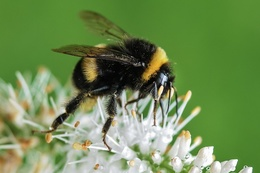
%> input picture SLIC_mex/bee.jpg, 260 x 173 px, shrunk from 640 x 425 before the run
$ octave saliency.m   (GNU Octave 9; MATLAB toolbox functions it lacks are replaced by stand-ins)
%> lines starting %> are read from the running program, lines starting %| are printed output that depends on the picture; in (x1, y1, x2, y2) boxes, pixels count from 0 and x2, y2 are one past the last pixel; in counts of white or black regions, pixels touching at a corner belong together; the program's own positions count from 1
### SLIC_mex/slic.m
% SLIC Simple Linear Iterative Clustering SuperPixels
%
% Implementation of Achanta, Shaji, Smith, Lucchi, Fua and Susstrunk's
% SLIC Superpixels
%
% Usage:   [l, Am, Sp, d] = slic(im, k, m, seRadius, colopt, mw)
%
% Arguments:  im - Image to be segmented.
%              k - Number of desired superpixels. Note that this is nominal
%                  the actual number of superpixels generated will generally
%                  be a bit larger, espiecially if parameter m is small.
%              m - Weighting factor between colour and spatial
%                  differences. Values from about 5 to 40 are useful.  Use a
%                  large value to enforce superpixels with more regular and
%                  smoother shapes. Try a value of 10 to start with.
%       seRadius - Regions morphologically smaller than this are merged with
%                  adjacent regions. Try a value of 1 or 1.5.  Use 0 to
%                  disable.
%         colopt - String 'mean' or 'median' indicating how the cluster
%                  colour centre should be computed. Defaults to 'mean'
%             mw - Optional median filtering window size.  Image compression
%                  can result in noticeable artifacts in the a*b* components
%                  of the image.  Median filtering can reduce this. mw can be
%                  a single value in which case the same median filtering is
%                  applied to each L* a* and b* components.  Alternatively it
%                  can be a 2-vector where mw(1) specifies the median
%                  filtering window to be applied to L* and mw(2) is the
%                  median filtering window to be applied to a* and b*.
%
% Returns:     l - Labeled image of superpixels. Labels range from 1 to k.
%             Am - Adjacency matrix of segments.  Am(i, j) indicates whether
%                  segments labeled i and j are connected/adjacent
%             Sp - Superpixel attribute structure array with fields:
%                   L  - Mean L* value
%                   a  - Mean a* value
%                   b  - Mean b* value
%                   r  - Mean row value
%                   c  - Mean column value
%                   stdL  - Standard deviation of L*
%                   stda  - Standard deviation of a*
%                   stdb  - Standard deviation of b*
%                   N - Number of pixels
%                   edges - List of edge numbers that bound each
%                           superpixel. This field is allocated, but not set,
%                           by SLIC. Use SPEDGES for this.
%              d - Distance image giving the distance each pixel is from its
%                  associated superpixel centre.
%
% It is suggested that use of this function is followed by SPDBSCAN to perform a
% DBSCAN clustering of superpixels.  This results in a simple and fast
% segmentation of an image.
%
% Minor variations from the original algorithm as defined in Achanta et al's
% paper:
%
% - SuperPixel centres are initialised on a hexagonal grid rather than a square
%   one. This results in a segmentation that will be nominally 6-connected
%   which hopefully facilitates any subsequent post-processing that seeks to
%   merge superpixels.
% - Initial cluster positions are not shifted to point of lowest gradient
%   within a 3x3 neighbourhood because this will be rendered irrelevant the
%   first time cluster centres are updated.
%
% Reference: R. Achanta, A. Shaji, K. Smith, A. Lucchi, P. Fua and
% S. Susstrunk. "SLIC Superpixels Compared to State-of-the-Art Superpixel
% Methods"  PAMI. Vol 34 No 11.  November 2012. pp 2274-2281.
%
% See also: SPDBSCAN, MCLEANUPREGIONS, REGIONADJACENCY, DRAWREGIONBOUNDARIES, RGB2LAB

% Copyright (c) 2013 Peter Kovesi
% Centre for Exploration Targeting
% School of Earth and Environment
% The University of Western Australia
% peter.kovesi at uwa edu au
%
% Permission is hereby granted, free of charge, to any person obtaining a copy
% of this software and associated documentation files (the "Software"), to deal
% in the Software without restriction, subject to the following conditions:
%
% The above copyright notice and this permission notice shall be included in
% all copies or substantial portions of the Software.
%
% The Software is provided "as is", without warranty of any kind.

% Feb  2013
% July 2013 Super pixel attributes returned as a structure array

% Note that most of the computation time is not in the clustering, but rather
% in the region cleanup process.


function [l, Am, Sp, d] = slic(im, k, m, seRadius, colopt, mw, nItr, eim, We)

    if ~exist('colopt','var') || isempty(colopt), colopt = 'mean'; end
    if ~exist('mw','var')     || isempty(mw),         mw = 0;      end
    if ~exist('nItr','var')   || isempty(nItr),     nItr = 10;     end

    if exist('eim', 'var'), USEDIST = 0; else, USEDIST = 1; end

    MEANCENTRE = 1;
    MEDIANCENTRE = 2;

    if strcmp(colopt, 'mean')
        centre = MEANCENTRE;
    elseif strcmp(colopt, 'median')
        centre = MEDIANCENTRE;
    else
        error('Invalid colour centre computation option');
    end

    [rows, cols, chan] = size(im);
    if chan ~= 3
        error('Image must be colour');
    end

    % Convert image to L*a*b* colourspace.  This gives us a colourspace that is
    % nominally perceptually uniform. This allows us to use the euclidean
    % distance between colour coordinates to measure differences between
    % colours.  Note the image becomes double after conversion.  We may want to
    % go to signed shorts to save memory.
    im = rgb2lab(im);

    % Apply median filtering to colour components if mw has been supplied
    % and/or non-zero
    if mw
        if length(mw) == 1
            mw(2) = mw(1);  % Use same filtering for L and chrominance
        end
        for n = 1:3
            im(:,:,n) = medfilt2(im(:,:,n), [mw(1) mw(1)]);
        end
    end

    % Nominal spacing between grid elements assuming hexagonal grid
    S = sqrt(rows*cols / (k * sqrt(3)/2));

    % Get nodes per row allowing a half column margin at one end that alternates
    % from row to row
    nodeCols = round(cols/S - 0.5);
    % Given an integer number of nodes per row recompute S
    S = cols/(nodeCols + 0.5);

    % Get number of rows of nodes allowing 0.5 row margin top and bottom
    nodeRows = round(rows/(sqrt(3)/2*S));
    vSpacing = rows/nodeRows;

    % Recompute k
    k = nodeRows * nodeCols;

    % Allocate memory and initialise clusters, labels and distances.
    C = zeros(6,k);          % Cluster centre data  1:3 is mean Lab value,
                             % 4:5 is row, col of centre, 6 is No of pixels
    l = -ones(rows, cols);   % Pixel labels.
    d = inf(rows, cols);     % Pixel distances from cluster centres.

    % Initialise clusters on a hexagonal grid
    kk = 1;
    r = vSpacing/2;

    for ri = 1:nodeRows
        % Following code alternates the starting column for each row of grid
        % points to obtain a hexagonal pattern. Note S and vSpacing are kept
        % as doubles to prevent errors accumulating across the grid.
        if mod(ri,2), c = S/2; else, c = S;  end

        for ci = 1:nodeCols
            cc = round(c); rr = round(r);
            C(1:5, kk) = [squeeze(im(rr,cc,:)); cc; rr];
            c = c+S;
            kk = kk+1;
        end

        r = r+vSpacing;
    end

    % Now perform the clustering.  10 iterations is suggested but I suspect n
    % could be as small as 2 or even 1
    S = round(S);  % We need S to be an integer from now on

    for n = 1:nItr
       for kk = 1:k  % for each cluster

           % Get subimage around cluster
           rmin = max(C(5,kk)-S, 1);   rmax = min(C(5,kk)+S, rows);
           cmin = max(C(4,kk)-S, 1);   cmax = min(C(4,kk)+S, cols);
           subim = im(rmin:rmax, cmin:cmax, :);
           assert(numel(subim) > 0)

           % Compute distances D between C(:,kk) and subimage
           if USEDIST
               D = dist(C(:, kk), subim, rmin, cmin, S, m);
           else
               D = dist2(C(:, kk), subim, rmin, cmin, S, m, eim, We);
           end

           % If any pixel distance from the cluster centre is less than its
           % previous value update its distance and label
           subd =  d(rmin:rmax, cmin:cmax);
           subl =  l(rmin:rmax, cmin:cmax);
           updateMask = D < subd;
           subd(updateMask) = D(updateMask);
           subl(updateMask) = kk;

           d(rmin:rmax, cmin:cmax) = subd;
           l(rmin:rmax, cmin:cmax) = subl;
       end

       % Update cluster centres with mean values
       C(:) = 0;
       for r = 1:rows
           for c = 1:cols
              tmp = [im(r,c,1); im(r,c,2); im(r,c,3); c; r; 1];
              C(:, l(r,c)) = C(:, l(r,c)) + tmp;
           end
       end

       % Divide by number of pixels in each superpixel to get mean values
       for kk = 1:k
           C(1:5,kk) = round(C(1:5,kk)/C(6,kk));
       end

       % Note the residual error, E, is not calculated because we are using a
       % fixed number of iterations
    end

    % Cleanup small orphaned regions and 'spurs' on each region using
    % morphological opening on each labeled region.  The cleaned up regions are
    % assigned to the nearest cluster. The regions are renumbered and the
    % adjacency matrix regenerated.  This is needed because the cleanup is
    % likely to change the number of labeled regions.
%     [l, Am] = mcleanupregions(l, seRadius);
    Am = l;

    % Recompute the final superpixel attributes and write information into
    % the Sp struct array.
    N = length(Am);
    Sp = struct('L', cell(1,N), 'a', cell(1,N), 'b', cell(1,N), ...
                'stdL', cell(1,N), 'stda', cell(1,N), 'stdb', cell(1,N), ...
                'r', cell(1,N), 'c', cell(1,N), 'N', cell(1,N));
    [X,Y] = meshgrid(1:cols, 1:rows);
    L = im(:,:,1);
    A = im(:,:,2);
    B = im(:,:,3);
    for n = 1:N
        mask = l==n;
        nm = sum(mask(:));
        if centre == MEANCENTRE
            Sp(n).L = sum(L(mask))/nm;
            Sp(n).a = sum(A(mask))/nm;
            Sp(n).b = sum(B(mask))/nm;

        elseif centre == MEDIANCENTRE
            Sp(n).L = median(L(mask));
            Sp(n).a = median(A(mask));
            Sp(n).b = median(B(mask));
        end

        Sp(n).r = sum(Y(mask))/nm;
        Sp(n).c = sum(X(mask))/nm;

        % Compute standard deviations of the colour components of each super
        % pixel. This can be used by code seeking to merge superpixels into
        % image segments.  Note these are calculated relative to the mean colour
        % component irrespective of the centre being calculated from the mean or
        % median colour component values.
        Sp(n).stdL = std(L(mask));
        Sp(n).stda = std(A(mask));
        Sp(n).stdb = std(B(mask));

        Sp(n).N = nm;  % Record number of pixels in superpixel too.
    end

%-- dist -------------------------------------------
%
% Usage:  D = dist(C, im, r1, c1, S, m)
%
% Arguments:   C - Cluster being considered
%             im - sub-image surrounding cluster centre
%         r1, c1 - row and column of top left corner of sub image within the
%                  overall image.
%              S - grid spacing
%              m - weighting factor between colour and spatial differences.
%
% Returns:     D - Distance image giving distance of every pixel in the
%                  subimage from the cluster centre
%
% Distance = sqrt( dc^2 + (ds/S)^2*m^2 )
% where:
% dc = sqrt(dl^2 + da^2 + db^2)  % Colour distance
% ds = sqrt(dx^2 + dy^2)         % Spatial distance
%
% m is a weighting factor representing the nominal maximum colour distance
% expected so that one can rank colour similarity relative to distance
% similarity.  try m in the range [1-40] for L*a*b* space
%
% ?? Might be worth trying the Geometric Mean instead ??
%  Distance = sqrt(dc * ds)
% but having a factor 'm' to play with is probably handy

% This code could be more efficient

% [18 lines left out: function dist, not called in this run]


%--- dist2 ------------------------------------------
%
% Usage:  D = dist2(C, im, r1, c1, S, m, eim)
%
% Arguments:   C - Cluster being considered
%             im - sub-image surrounding cluster centre
%         r1, c1 - row and column of top left corner of sub image within the
%                  overall image.
%              S - grid spacing
%              m - weighting factor between colour and spatial differences.
%            eim - Edge strength sub-image corresponding to im
%
% Returns:     D - Distance image giving distance of every pixel in the
%                  subimage from the cluster centre
%
% Distance = sqrt( dc^2 + (ds/S)^2*m^2 )
% where:
% dc = sqrt(dl^2 + da^2 + db^2)  % Colour distance
% ds = sqrt(dx^2 + dy^2)         % Spatial distance
%
% m is a weighting factor representing the nominal maximum colour distance
% expected so that one can rank colour similarity relative to distance
% similarity.  try m in the range [1-40] for L*a*b* space
%

% [34 lines left out: function dist2, not called in this run]


### SLIC_mex/colorDistinctness.m
function [cd] = colorDistinctness(l, Sp)
    cd = [];
    for i=1:max(l(:))
        total_dist = 0;
        p1 = Sp(i);
        for j=1:max(l(:))
            p2 = Sp(j);
            total_dist = total_dist + distance(p1, p2);
        end
        cd = [cd total_dist];
    end
end

% [5 lines left out: function distance, not called in this run]

### SLIC_mex/patternDistinctness.m
function [pd] = patternDistinctness(l, Sp, coeff)
    pd = [];
    avg_p = 0;
    for i=1:max(l(:))
        total_dist = 0;
        p1 = Sp(i);
        a = [p1.L; p1.a; p1.b];
        a_pca = coeff * a;
        for j=1:max(l(:))
            p2 = Sp(j);
            b = [p2.L; p2.a; p2.b];
            b_pca = coeff * b;
            total_dist = total_dist + distance(a_pca, b_pca);
        end
        pd = [pd total_dist];
    end
end

function [dist] = distance(a, b)
    dist = sum(abs(a - b));
end

### SLIC_mex/centerWeight.m
function [ weights ] = centerWeight( im )
    weights = zeros(size(im, 1), size(im, 2));
    center = uint8([size(weights, 1)/2, size(weights, 2)/2]);
    for row=1:size(im, 1)
        for col = 1:size(im, 2)
            point = double([row, col]);
            weights(row, col) = distance(point, center);
        end
    end
    weights = -1*(weights - max(weights(:)))/max(weights(:));
end

% [4 lines left out: function distance, not called in this run]

### SLIC_mex/saliency.m
%======================================================================
%SLIC demo
% Copyright (C) 2015 Ecole Polytechnique Federale de Lausanne
% File created by Radhakrishna Achanta
% Please also read the copyright notice in the file slicmex.c
%======================================================================
%Input parameters are:
%[1] 8 bit images (color or grayscale)
%[2] Number of required superpixels (optional, default is 200)
%[3] Compactness factor (optional, default is 10)
%
%Ouputs are:
%[1] labels (in raster scan order)
%[2] number of labels in the image (same as the number of returned
%superpixels
%
%NOTES:
%[1] number of returned superpixels may be different from the input
%number of superpixels.
%[2] you must compile the C file using mex slicmex.c before using the code
%below
%======================================================================
%img = imread('someimage.jpg');
clear all; close all; clc;
im = imread('bee.jpg');
%> im is the input picture: size 173x260x3 uint8; mean R, G, B 112, 140.8, 83.7
colorTransform = makecform('srgb2lab');
im = applycform(im, colorTransform);
%> im: size 173x260x3 uint8; mean of channels 1, 2, 3 140, 110.4, 154.7
I = double(im);
%> I: size 173x260x3 double; mean of channels 1, 2, 3 140, 110.4, 154.7
X = reshape(I,size(I,1)*size(I,2),3);
coeff = pca(X);
%> coeff = [0.997 0.0823 0.00703; 0.0472 -0.637 0.769; -0.0678 0.766 0.639]
% Itransformed = X*coeff;
% Ipc1 = reshape(Itransformed(:,1),size(I,1),size(I,2));
% Ipc2 = reshape(Itransformed(:,2),size(I,1),size(I,2));
% Ipc3 = reshape(Itransformed(:,3),size(I,1),size(I,2));
% figure, imshow(Ipc1,[]);
% figure, imshow(Ipc2,[]);
% figure, imshow(Ipc3,[]);
[l, Am, Sp, d] = slic(im,100,10, 1, 'mean');
%> in slic, `im = rgb2lab(im);`: im: size 173x260x3 double; mean of channels 1, 2, 3 51.7, 21.8, -18.4
%> after the loop in slic, `for ri = 1:nodeRows`: c = 260; kk = 100
%> after the loop in slic, `for n = 1:nItr`:
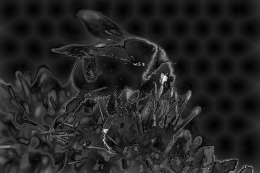
%> d: size 173x260 double; min 0, max 42.46, mean 5.9; drawn with min black and max white
%> after the loop in slic, `for n = 1:nItr`:
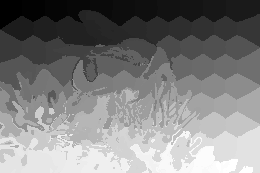
%> l: size 173x260 double; min 1, max 99, mean 50.2; drawn with min black and max white
%> the loop in slic, `for n = 1:N` made 260 passes
%> nm on passes 1 to 3: 494, 432, 424
%> pass 1, in slic, `mask = l==n;`:
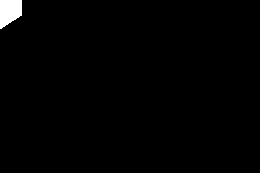
%> mask: size 173x260 logical; 1.1% white; 1 white region, box (x1, y1, x2, y2) and area: (0, 0, 22, 29) 494
%> after the loop in slic, `for n = 1:N`: Sp = 260 items; first 5, L, a, b, stdL and stda: 47.54 26.81 -32.59 0.121 0.357, 47.27 27.79 -32.81 0.157 0.496, 47.74 29.81 -32.8 0.177 0.572, 47.86 29.06 -32.41 0.277 2.08, 47.37 27.17 -32.73 0.258 1.53
cd = colorDistinctness(l, Sp);
%> the loop in colorDistinctness, `for i=1:max(l(:))` made 99 passes
%> p1 on passes 16, 26, 34, 35, 37, 39, 41, 45, 46, 47, 56: {L 48.9, a 8.52, b -25.53, stdL 1.11, stda 5.53, stdb 2.49}, {L 48.27, a -2.09, b -24.48, stdL 1.27, stda 6.48, stdb 2.9}, {L 47.11, a 24.86, b -31.1, stdL 0.801, stda 1.86, stdb 2.3}, {L 50.37, a 24.7, b -23.57, stdL 2.29, stda 4.1, stdb 4.5}, {L 57.48, a 18, b -14.56, stdL 2.85, stda 7.89, stdb 2.95}, {L 48.64, a -26.6, b -9.16, stdL 0.721, stda 2.6, stdb 1.25}, {L 48.21, a 29.64, b -32.3, stdL 0.681, stda 2.2, stdb 1.76}, {L 59.39, a 33.22, b 1.99, stdL 2.5, stda 3.39, stdb 6.2}, {L 56.47, a 32.92, b -3.56, stdL 1.99, stda 2.65, stdb 5.15}, {L 54.18, a 27.6, b -13.05, stdL 2.36, stda 3.17, stdb 4.83}, {L 55.85, a 23.2, b -9.7, stdL 2.34, stda 3.9, stdb 4.34}
%> cd on passes 1 to 6: 2055.4, [2055.4 2074.8], [2055.4 2074.8 2144.9], [2055.4 2074.8 2144.9 2095], [2055.4 2074.8 2144.9 2095 2063.6], [2055.4 2074.8 2144.9 2095 2063.6 2103.3]
%> after the loop in colorDistinctness, `for i=1:max(l(:))`: cd = 99 values, max 5056.5 at index 50, min 2004.3 at index 86, mean 2751.2
cd = cd/max(cd(:));
%> cd = 99 values, max 1 at index 50, min 0.396 at index 86, mean 0.544
pd = patternDistinctness(l, Sp, coeff);
%> the loop in patternDistinctness, `for i=1:max(l(:))` made 99 passes
%> (a, a_pca) on passes 9, 10, 11, 12, 13, 14, 15, 17, 18, 19, 20, 21: ([47.03; 28.95; -33.57], [49.02; -42.05; -2.43]), ([47.04; 28.85; -33.88], [49.02; -42.23; -2.71]), ([47.67; 29.54; -32.96], [49.7; -41.93; -1.64]), ([47.58; 27.33; -31.92], [49.45; -39.73; -2.67]), ([47.69; 28.57; -32.11], [49.65; -40.66; -1.84]), ([47.99; 29.26; -32.27], [50.01; -41.21; -1.44]), ([48.82; 17.94; -27.98], [49.93; -30.66; -7.43]), ([47.21; 23.21; -31.21], [48.74; -36.57; -5.34]), ([47.37; 26.91; -32.54], [49.2; -39.95; -3.36]), ([47.4; 28.86; -33.12], [49.38; -41.63; -2.25]), ([47.24; 28.57; -33.52], [49.19; -41.76; -2.71]), ([47.18; 28.21; -33.71], [49.11; -41.68; -3.11])
%> (p1, a_pca) on passes 16, 26, 34, 35, 37, 39: ({L 48.9, a 8.52, b -25.53, stdL 1.11, stda 5.53, stdb 2.49}, [49.26; -22.76; -13.09]), ({L 48.27, a -2.09, b -24.48, stdL 1.27, stda 6.48, stdb 2.9}, [47.76; -15.22; -20.51]), ({L 47.11, a 24.86, b -31.1, stdL 0.801, stda 1.86, stdb 2.3}, [48.78; -37.55; -4]), ({L 50.37, a 24.7, b -23.57, stdL 2.29, stda 4.1, stdb 4.5}, [52.07; -31.49; 0.464]), ({L 57.48, a 18, b -14.56, stdL 2.85, stda 7.89, stdb 2.95}, [58.67; -19.95; 0.603]), ({L 48.64, a -26.6, b -9.16, stdL 0.721, stda 2.6, stdb 1.25}, [46.22; 12.19; -29.54])
%> after the loop in patternDistinctness, `for i=1:max(l(:))`: pd = 99 values, max 7434 at index 50, min 3032 at index 75, mean 4154.7
pd = pd/max(pd(:));
%> pd = 99 values, max 1 at index 50, min 0.408 at index 75, mean 0.559

perim = true(size(im,1), size(im,2));
for k = 1 : max(l(:))
    regionK = l == k;
    perimK = bwperim(regionK, 4);
    perim(perimK) = false;
end
%> this loop made 99 passes
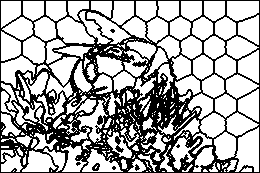
%> perim: size 173x260 logical; 67.3% white; 7 black regions (4 under 20 px), largest, box (x1, y1, x2, y2) and area: (0, 0, 260, 173) 14585, (92, 163, 100, 171) 42, (135, 164, 140, 171) 21

brightness = zeros(size(im, 1), size(im, 2));
for k = 1 : max(l(:))
    regionC = l == k;
    brightness(regionC) = cd(k);
end
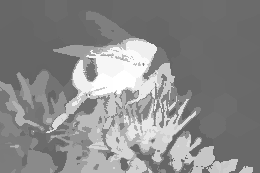
%> brightness: size 173x260 double; min 0.396, max 1, mean 0.54

pattern_distinctness = zeros(size(im, 1), size(im, 2));
for k = 1 : max(l(:))
    regionC = l == k;
    pattern_distinctness(regionC) = pd(k);
end

perim = uint8(cat(3,perim,perim,perim));
%> perim: size 173x260x3 uint8; mean of channels 1, 2, 3 0.673, 0.673, 0.673
brightness = cat(3, brightness, brightness, brightness);
%> brightness: size 173x260x3 double; mean of channels 1, 2, 3 0.54, 0.54, 0.54
pattern_distinctness = cat(3, pattern_distinctness, pattern_distinctness, pattern_distinctness);
%> pattern_distinctness: size 173x260x3 double; mean of channels 1, 2, 3 0.557, 0.557, 0.557
center_weights = centerWeight(im);
%> after the loop in centerWeight, `for row=1:size(im, 1)`:
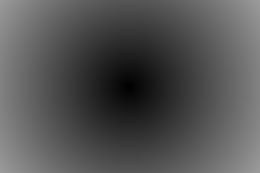
%> weights: size 173x260 double; min 0, max 155.9, mean 83.8
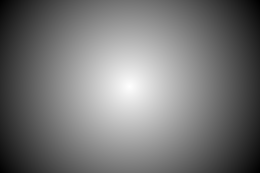
%> center_weights: size 173x260 double; min 0, max 1, mean 0.462
G = fspecial('gaussian',[size(im, 1), size(im, 2)], max(size(im)));
G = G/max(G(:));
G = cat(3, G, G, G);

finalImage = uint8(pattern_distinctness .* brightness .* double(im) .* double(perim));
%> finalImage: size 173x260x3 uint8; mean of channels 1, 2, 3 27.3, 24.1, 30.7
imshow(finalImage);
figure
im_saliency = pattern_distinctness .* brightness;
%> im_saliency: size 173x260x3 double; mean of channels 1, 2, 3 0.333, 0.333, 0.333
Ig_saliency = G .* im_saliency;
%> Ig_saliency: size 173x260x3 double; mean of channels 1, 2, 3 0.319, 0.319, 0.319
imshow(im_saliency)
figure
imshow(Ig_saliency)
